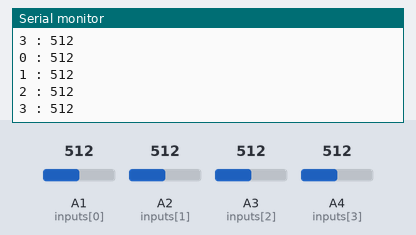
A sketch run on a simulated Arduino Uno, built with avr-gcc and run on an emulated ATmega328P. Parts: the last lines printed to the serial monitor. The test bench sets the inputs (shaded band); at power-on: A1 (inputs[0]) = 512, A2 (inputs[1]) = 512, A3 (inputs[2]) = 512, A4 (inputs[3]) = 512.

Above: at 1.8 s.
1.9 s: A1 (inputs[0]) set to 716
3.4 s: A2 (inputs[1]) set to 716
At 4.7 s:
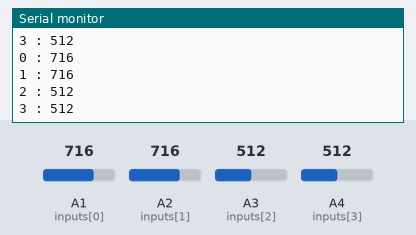
4.9 s: A3 (inputs[2]) set to 716
At 5.8 s:
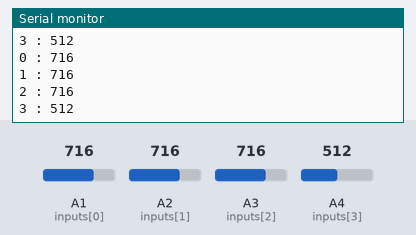
6.4 s: A4 (inputs[3]) set to 716
At 7.7 s:
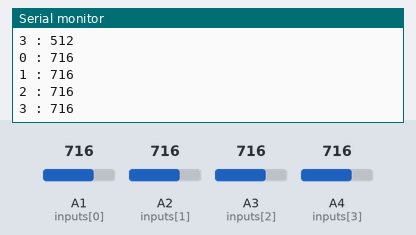
7.9 s: A1 (inputs[0]) set to 992
9.4 s: A2 (inputs[1]) set to 992
At 10.8 s:
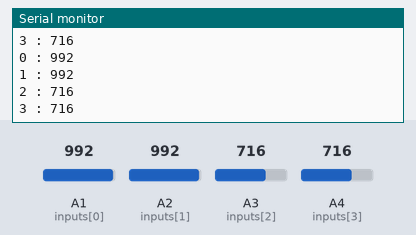
Timing chart, 0 to 11.9 s (numbered marks = the images above; inputs shaded):
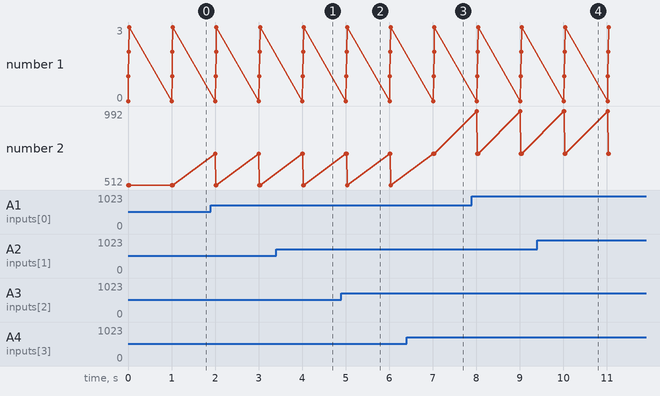

The sketch:

bilSensorest.ino
```cpp
const uint8_t inputs[] = {A1,A2,A3,A4};

const size_t inputLength = 4;

void setup() {
  for(int i = 0; i<inputLength; i++){
    pinMode(inputs[i], INPUT);
  }
  Serial.begin(9600);
}

void loop() {
  for(int i = 0; i<inputLength; i++){
    Serial.print(i);
    Serial.print(" : ");
    Serial.println(analogRead(inputs[i]));
  }
  Serial.println();
  Serial.println();
  delay(1000);
}
```

Measured:
- after the input at 3.4 s, the serial monitor: prints a new line after 0.62 s (image 1)
- after the input at 4.9 s, the serial monitor: prints a new line after 0.13 s (image 2)
- after the input at 6.4 s, the serial monitor: prints a new line after 0.64 s (image 3)
- after the input at 9.4 s, the serial monitor: prints a new line after 0.62 s (image 4)
